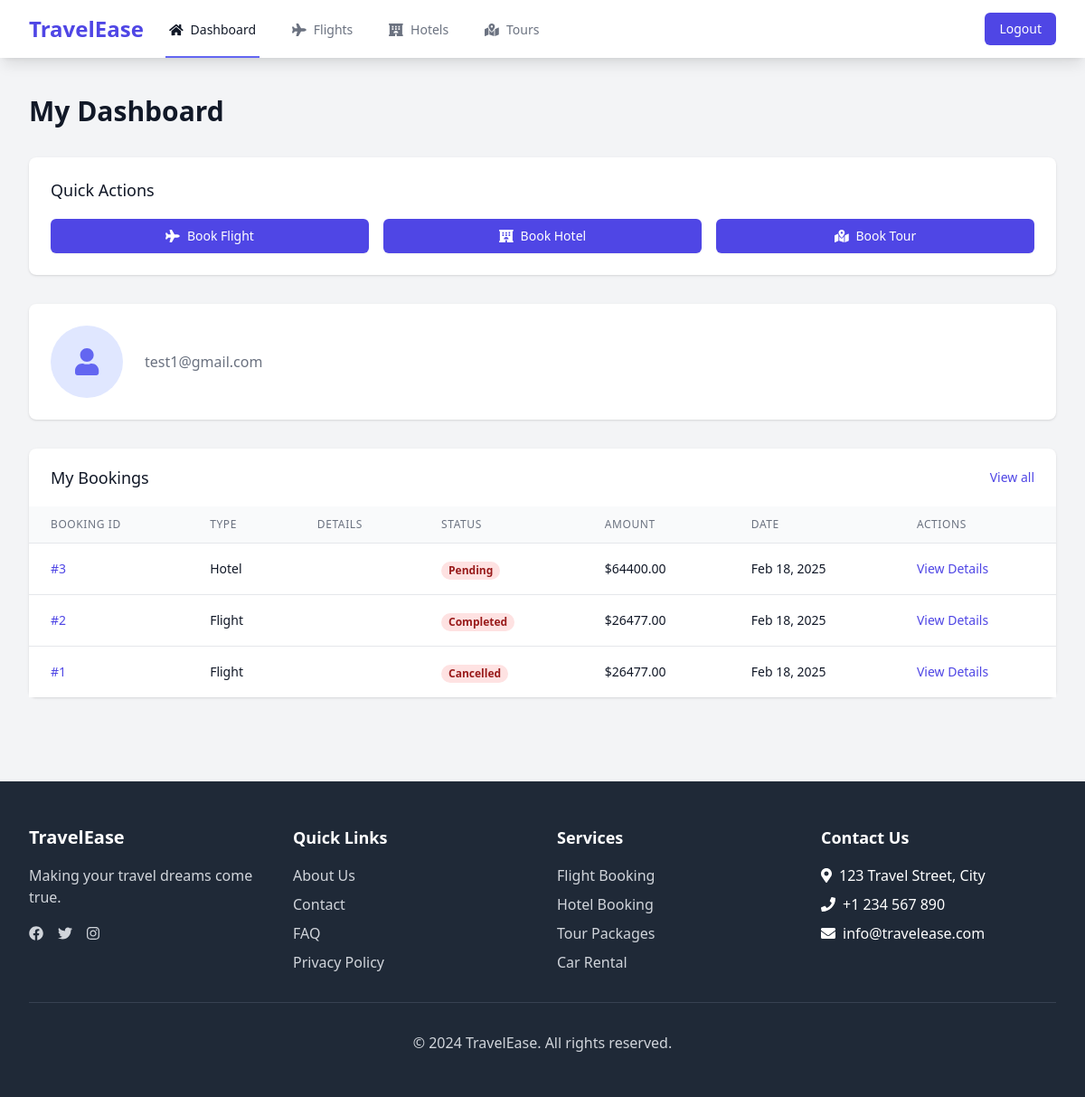
The app's page /dashboard/ (signed in), older data.
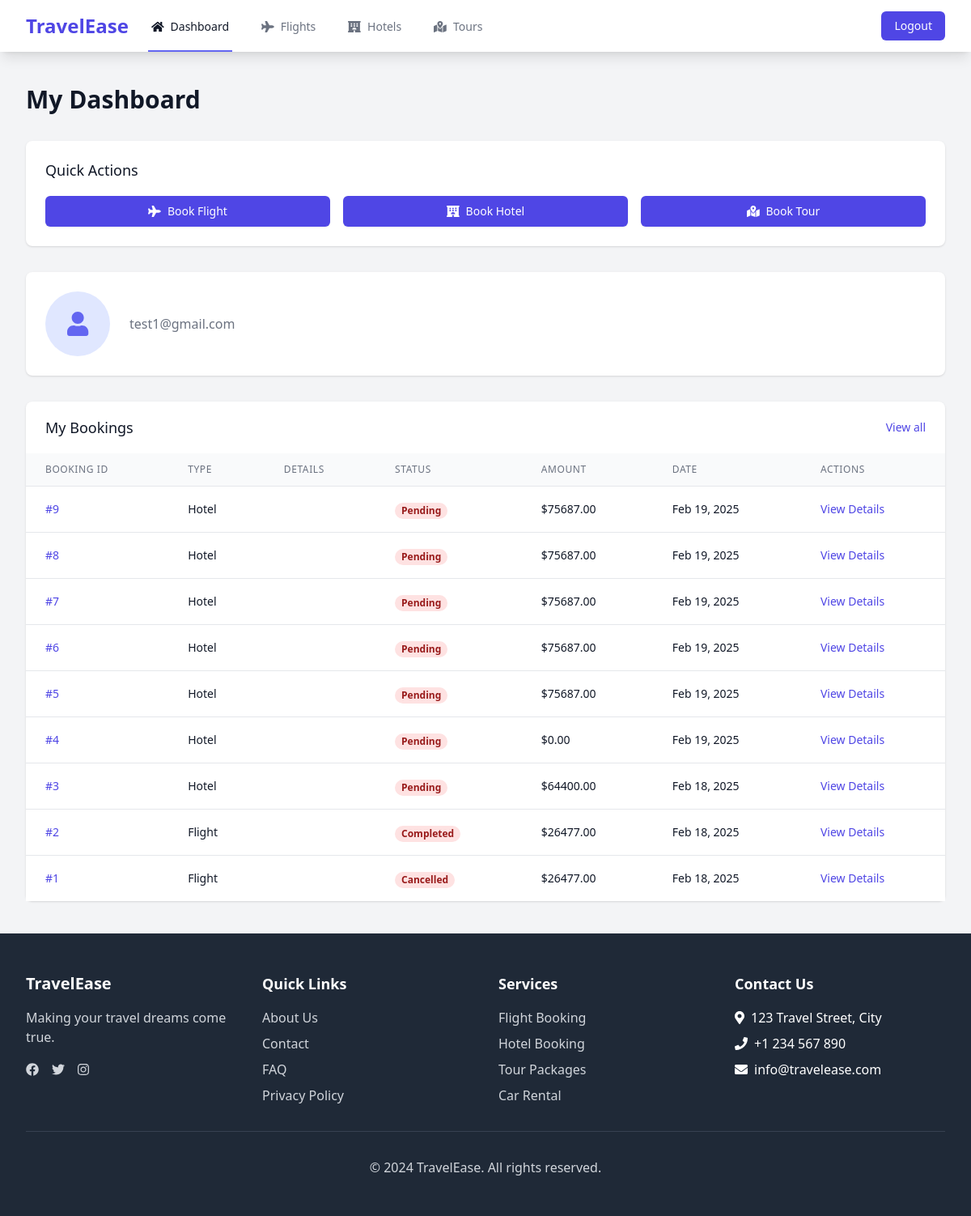
The same page, newer data.
### core/models.py (models this page shows, shortened)
class Booking(models.Model):
    PENDING = 'pending'
    CONFIRMED = 'confirmed'
    CANCELLED = 'cancelled'
    COMPLETED = 'completed'
    STATUS_CHOICES = [
        (PENDING, 'Pending'),
        (CONFIRMED, 'Confirmed'),
        (CANCELLED, 'Cancelled'),
        (COMPLETED, 'Completed'),
    ]
    UNPAID = 'unpaid'
    PAID = 'paid'
    REFUNDED = 'refunded'
    PAYMENT_STATUS_CHOICES = [
        (UNPAID, 'Unpaid'),
        (PAID, 'Paid'),
        (REFUNDED, 'Refunded'),
    ]
    FLIGHT = 'flight'
    HOTEL = 'hotel'
    TOUR = 'tour'
    BOOKING_TYPE_CHOICES = [
        (FLIGHT, 'Flight'),
        (HOTEL, 'Hotel'),
        (TOUR, 'Tour'),
    ]
    user = models.ForeignKey(User, on_delete=models.CASCADE)
    booking_type = models.CharField(max_length=10, choices=BOOKING_TYPE_CHOICES)
    flight = models.ForeignKey(Flight, on_delete=models.SET_NULL, null=True, blank=True)
    hotel = models.ForeignKey(Hotel, on_delete=models.SET_NULL, null=True, blank=True)
    tour = models.ForeignKey(Tour, on_delete=models.SET_NULL, null=True, blank=True)
    status = models.CharField(max_length=10, choices=STATUS_CHOICES, default=PENDING)
    payment_status = models.CharField(max_length=10, choices=PAYMENT_STATUS_CHOICES, default=UNPAID)
    total_amount = models.DecimalField(max_digits=10, decimal_places=2)
    booking_date = models.DateTimeField(auto_now_add=True)
    check_in_date = models.DateField(null=True, blank=True)
    check_out_date = models.DateField(null=True, blank=True)
    number_of_guests = models.IntegerField(default=1)
    special_requests = models.TextField(blank=True)
    payment_method = models.CharField(max_length=50, blank=True)
    transaction_id = models.CharField(max_length=100, blank=True)
    class Meta:
        ordering = ['-booking_date']

### core/views.py (the view, shortened to what this page needs)
# urls.py: path('dashboard/', views.dashboard, name='dashboard'),
@login_required
def dashboard(request):
    user_bookings = Booking.objects.filter(user=request.user).select_related(
        'flight', 'hotel', 'tour'
    ).order_by('-booking_date')
    context = {
        'bookings': user_bookings,
    }
    return render(request, 'dashboard/traveler_dashboard.html', context)

### templates/dashboard/traveler_dashboard.html (shortened to what the changed rows need)
{% extends 'base.html' %}
{% load static %}
{% block content %}
<div class="min-h-screen bg-gray-100">
    <div class="py-10">
        <header>
            <div class="max-w-7xl mx-auto px-4 sm:px-6 lg:px-8">
                <h1 class="text-3xl font-bold leading-tight text-gray-900">My Dashboard</h1>
            </div>
        </header>
        <main>
            <div class="max-w-7xl mx-auto sm:px-6 lg:px-8">
                <div class="mt-8">
                    <div class="bg-white shadow sm:rounded-lg">
                        {% if bookings %}
                            <div class="overflow-x-auto">
                                <table class="min-w-full divide-y divide-gray-200">
                                    <thead class="bg-gray-50">
                                        <tr>
                                            <th scope="col" class="px-6 py-3 text-left text-xs font-medium text-gray-500 uppercase tracking-wider">Booking ID</th>
                                            <th scope="col" class="px-6 py-3 text-left text-xs font-medium text-gray-500 uppercase tracking-wider">Type</th>
                                            <th scope="col" class="px-6 py-3 text-left text-xs font-medium text-gray-500 uppercase tracking-wider">Details</th>
                                            <th scope="col" class="px-6 py-3 text-left text-xs font-medium text-gray-500 uppercase tracking-wider">Status</th>
                                            <th scope="col" class="px-6 py-3 text-left text-xs font-medium text-gray-500 uppercase tracking-wider">Amount</th>
                                            <th scope="col" class="px-6 py-3 text-left text-xs font-medium text-gray-500 uppercase tracking-wider">Date</th>
                                            <th scope="col" class="px-6 py-3 text-left text-xs font-medium text-gray-500 uppercase tracking-wider">Actions</th>
                                        </tr>
                                    </thead>
                                    <tbody class="bg-white divide-y divide-gray-200">
                                        {% for booking in bookings %}
                                            <tr>
                                                <td class="px-6 py-4 whitespace-nowrap text-sm font-medium text-indigo-600">#{{ booking.id }}</td>
                                                <td class="px-6 py-4 whitespace-nowrap text-sm text-gray-900">{{ booking.get_booking_type_display }}</td>
                                                <td class="px-6 py-4 whitespace-nowrap text-sm text-gray-900">
                                                </td>
                                                <td class="px-6 py-4 whitespace-nowrap">
                                                    <span class="px-2 inline-flex text-xs leading-5 font-semibold rounded-full
                                                        {% if booking.status == 'CONFIRMED' %}bg-green-100 text-green-800
                                                        {% elif booking.status == 'PENDING' %}bg-yellow-100 text-yellow-800
                                                        {% else %}bg-red-100 text-red-800{% endif %}">
                                                        {{ booking.get_status_display }}
                                                    </span>
                                                </td>
                                                <td class="px-6 py-4 whitespace-nowrap text-sm text-gray-900">${{ booking.total_amount }}</td>
                                                <td class="px-6 py-4 whitespace-nowrap text-sm text-gray-900">{{ booking.booking_date|date:"M d, Y" }}</td>
                                                <td class="px-6 py-4 whitespace-nowrap text-sm font-medium">
                                                    <a href="{% url 'booking_detail' booking.id %}" class="text-indigo-600 hover:text-indigo-900">View Details</a>
                                                </td>
                                            </tr>
                                        {% endfor %}
                                    </tbody>
                                </table>
                            </div>
                        {% endif %}
                    </div>
                </div>
            </div>
        </main>
    </div>
</div>
{% endblock %}

Row changes from the older to the newer data that the page shows:
added Booking: id "9", booking_type "Hotel", status "Pending", total_amount "75687.00", booking_date "Feb 19, 2025"
added Booking: id "8", booking_type "Hotel", status "Pending", total_amount "75687.00", booking_date "Feb 19, 2025"
added Booking: id "7", booking_type "Hotel", status "Pending", total_amount "75687.00", booking_date "Feb 19, 2025"
added Booking: id "6", booking_type "Hotel", status "Pending", total_amount "75687.00", booking_date "Feb 19, 2025"
added Booking: id "5", booking_type "Hotel", status "Pending", total_amount "75687.00", booking_date "Feb 19, 2025"
added Booking: id "4", booking_type "Hotel", status "Pending", total_amount "0.00", booking_date "Feb 19, 2025"
